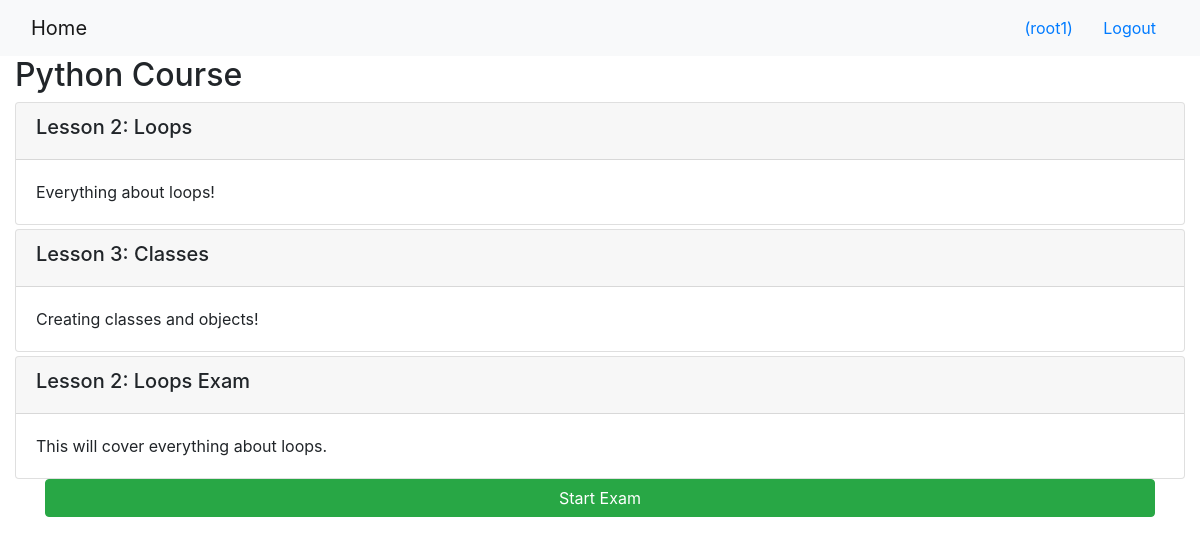
/onlinecourse/1/ (signed in), run on the app's committed database.
### onlinecourse/models.py (models this page shows, shortened)
class Course(models.Model):
    name = models.CharField(null=False, max_length=30, default='online course')
    image = models.ImageField(upload_to='course_images/')
    description = models.CharField(max_length=1000)
    pub_date = models.DateField(null=True)
    instructors = models.ManyToManyField(Instructor)
    users = models.ManyToManyField(settings.AUTH_USER_MODEL, through='Enrollment')
    total_enrollment = models.IntegerField(default=0)
    is_enrolled = False

class Lesson(models.Model):
    title = models.CharField(max_length=200, default="title")
    order = models.IntegerField(default=0)
    course = models.ForeignKey(Course, on_delete=models.CASCADE)
    content = models.TextField()

### onlinecourse/views.py (the view)
# urls.py: path('<int:pk>/', views.CourseDetailView.as_view(), name='course_details'),
class CourseDetailView(generic.DetailView):
    model = Course
    template_name = 'onlinecourse/course_detail_bootstrap.html'

### onlinecourse/templates/onlinecourse/course_detail_bootstrap.html (shortened to what this page needs)
<!DOCTYPE html>
<html lang="en">
<head>
     {% load static %}
    <link rel="stylesheet" href="https://maxcdn.bootstrapcdn.com/bootstrap/4.5.2/css/bootstrap.min.css">
</head>
<body>
    <nav class="navbar navbar-light bg-light">
        <div class="container-fluid">
            <div class="navbar-header">
                  <a class="navbar-brand" href="{% url 'onlinecourse:index' %}">Home</a>
            </div>
            <ul class="nav navbar-nav navbar-right">
                {% if user.is_authenticated %}
                <li>
                    <a class="btn btn-link" href="#">{{ user.first_name }}({{ user.username }})</a>
                    <a class="btn btn-link" href="{% url 'onlinecourse:logout' %}">Logout</a>
                </li>
                {% endif %}
            </ul>
        </div>
    </nav>
    <div class="container-fluid">
            <h2>{{ course.name }}</h2>
            <div class="card-columns-vertical">
                {% for lesson in course.lesson_set.all %}
                    <div class="card mt-1">
                        <div class="card-header"><h5>Lesson {{lesson.order|add:1}}: {{lesson.title}}</h5></div>
                        <div class="card-body">{{lesson.content}}</div>
                    </div>
                {% endfor %}
            </div>
            {% if user.is_authenticated %}
            <div class="container">
                <input class="btn btn-success btn-block" data-toggle="collapse" data-target="#exam" value="Start Exam">
            {% endif %}
    </div>
</body>
</html>

### data on the page
Course: name "Python Course"
Lesson: order|add "2", title "Loops", content "Everything about loops!"
Lesson: order|add "3", title "Classes", content "Creating classes and objects!"
Lesson: order|add "2", title "Loops Exam", content "This will cover everything about loops."

### other printed values
{{ user.username }} "root1"
